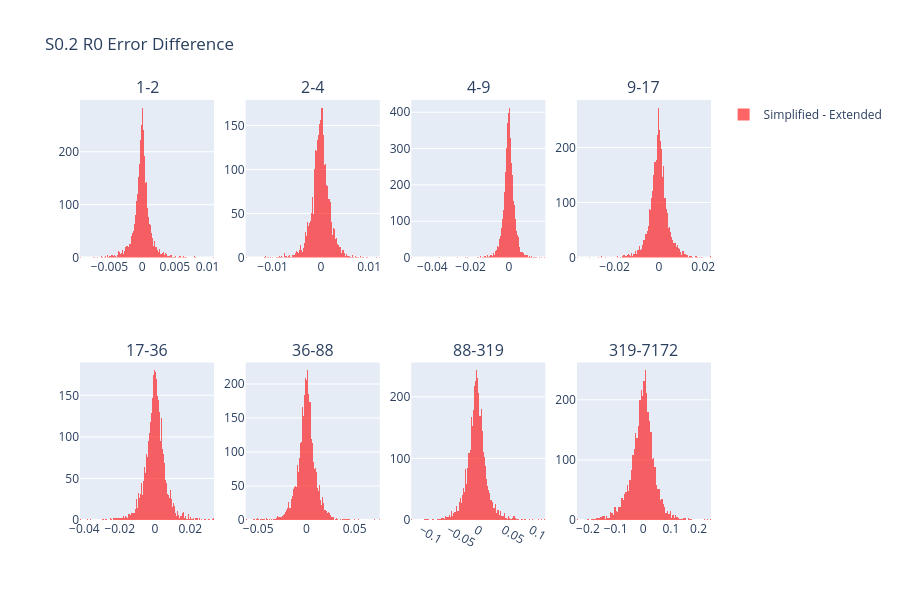

Notebook code cell kept with this figure:
### Code cell
error_difference_by_time_bin(unary, S0_2_R0_static)

### Figure 1 — Plotly figure (JSON) as saved in the notebook; plotly's stock layout.template omitted (floating-point values rounded to 4 significant figures; data arrays with more than 128 entries replaced by an {"elided": "..."} marker saying what was removed)
{"data": [{"marker": {"color": "red"}, "name": "Simplified - Extended", "opacity": 0.6, "showlegend": true, "type": "histogram", "x": {"elided": "4797 float values"}, "xaxis": "x", "yaxis": "y"}, {"marker": {"color": "red"}, "name": "Simplified - Extended", "opacity": 0.6, "showlegend": false, "type": "histogram", "x": {"elided": "2827 float values"}, "xaxis": "x2", "yaxis": "y2"}, {"marker": {"color": "red"}, "name": "Simplified - Extended", "opacity": 0.6, "showlegend": false, "type": "histogram", "x": {"elided": "4081 float values"}, "xaxis": "x3", "yaxis": "y3"}, {"marker": {"color": "red"}, "name": "Simplified - Extended", "opacity": 0.6, "showlegend": false, "type": "histogram", "x": {"elided": "3451 float values"}, "xaxis": "x4", "yaxis": "y4"}, {"marker": {"color": "red"}, "name": "Simplified - Extended", "opacity": 0.6, "showlegend": false, "type": "histogram", "x": {"elided": "3663 float values"}, "xaxis": "x5", "yaxis": "y5"}, {"marker": {"color": "red"}, "name": "Simplified - Extended", "opacity": 0.6, "showlegend": false, "type": "histogram", "x": {"elided": "3694 float values"}, "xaxis": "x6", "yaxis": "y6"}, {"marker": {"color": "red"}, "name": "Simplified - Extended", "opacity": 0.6, "showlegend": false, "type": "histogram", "x": {"elided": "3720 float values"}, "xaxis": "x7", "yaxis": "y7"}, {"marker": {"color": "red"}, "name": "Simplified - Extended", "opacity": 0.6, "showlegend": false, "type": "histogram", "x": {"elided": "3740 float values"}, "xaxis": "x8", "yaxis": "y8"}], "layout": {"annotations": [{"font": {"size": 16}, "showarrow": false, "text": "1-2", "x": 0.1062, "xanchor": "center", "xref": "paper", "y": 1, "yanchor": "bottom", "yref": "paper"}, {"font": {"size": 16}, "showarrow": false, "text": "2-4", "x": 0.3688, "xanchor": "center", "xref": "paper", "y": 1, "yanchor": "bottom", "yref": "paper"}, {"font": {"size": 16}, "showarrow": false, "text": "4-9", "x": 0.6313, "xanchor": "center", "xref": "paper", "y": 1, "yanchor": "bottom", "yref": "paper"}, {"font": {"size": 16}, "showarrow": false, "text": "9-17", "x": 0.8938, "xanchor": "center", "xref": "paper", "y": 1, "yanchor": "bottom", "yref": "paper"}, {"font": {"size": 16}, "showarrow": false, "text": "17-36", "x": 0.1062, "xanchor": "center", "xref": "paper", "y": 0.375, "yanchor": "bottom", "yref": "paper"}, {"font": {"size": 16}, "showarrow": false, "text": "36-88", "x": 0.3688, "xanchor": "center", "xref": "paper", "y": 0.375, "yanchor": "bottom", "yref": "paper"}, {"font": {"size": 16}, "showarrow": false, "text": "88-319", "x": 0.6313, "xanchor": "center", "xref": "paper", "y": 0.375, "yanchor": "bottom", "yref": "paper"}, {"font": {"size": 16}, "showarrow": false, "text": "319-7172", "x": 0.8938, "xanchor": "center", "xref": "paper", "y": 0.375, "yanchor": "bottom", "yref": "paper"}], "barmode": "overlay", "height": 600, "title": {"text": "S0.2 R0 Error Difference"}, "xaxis": {"anchor": "y", "domain": [0, 0.2125]}, "xaxis2": {"anchor": "y2", "domain": [0.2625, 0.475]}, "xaxis3": {"anchor": "y3", "domain": [0.525, 0.7375]}, "xaxis4": {"anchor": "y4", "domain": [0.7875, 1]}, "xaxis5": {"anchor": "y5", "domain": [0, 0.2125]}, "xaxis6": {"anchor": "y6", "domain": [0.2625, 0.475]}, "xaxis7": {"anchor": "y7", "domain": [0.525, 0.7375]}, "xaxis8": {"anchor": "y8", "domain": [0.7875, 1]}, "yaxis": {"anchor": "x", "domain": [0.625, 1]}, "yaxis2": {"anchor": "x2", "domain": [0.625, 1]}, "yaxis3": {"anchor": "x3", "domain": [0.625, 1]}, "yaxis4": {"anchor": "x4", "domain": [0.625, 1]}, "yaxis5": {"anchor": "x5", "domain": [0, 0.375]}, "yaxis6": {"anchor": "x6", "domain": [0, 0.375]}, "yaxis7": {"anchor": "x7", "domain": [0, 0.375]}, "yaxis8": {"anchor": "x8", "domain": [0, 0.375]}}}
